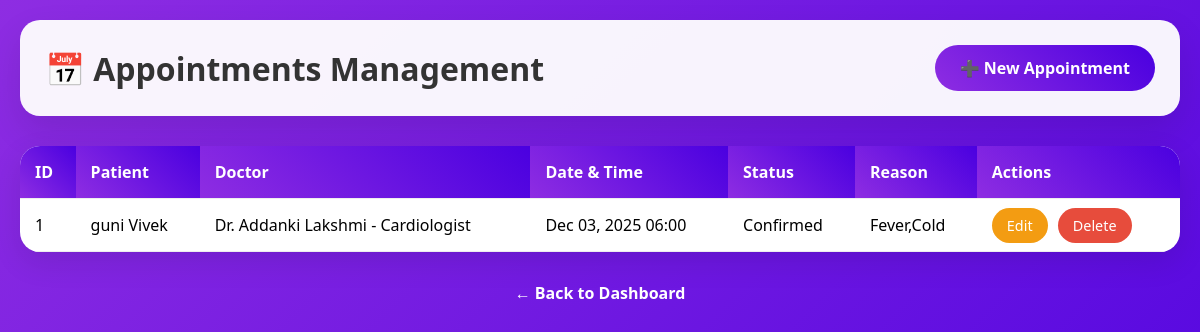
Page /appointments/ on the earlier database version.
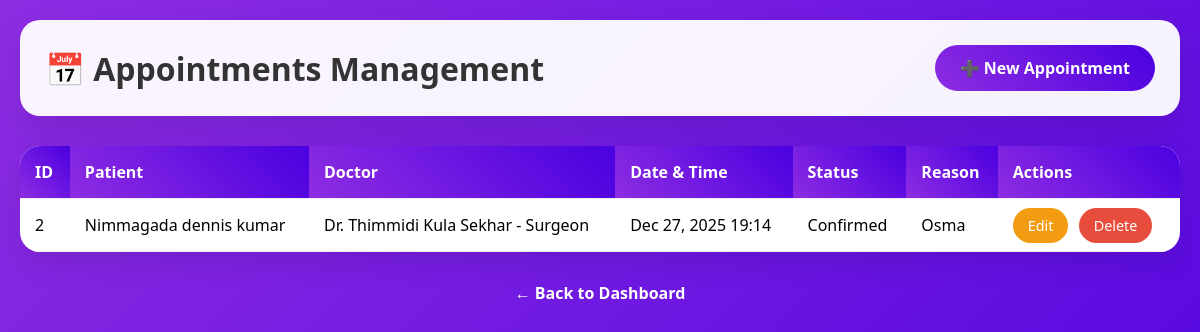
Same page on the later database version.
### app1/models.py (models this page shows, shortened)
class Appointment(models.Model):
    STATUS_CHOICES = [
        ('SCHEDULED', 'Scheduled'),
        ('CONFIRMED', 'Confirmed'),
        ('CANCELLED', 'Cancelled'),
        ('COMPLETED', 'Completed'),
    ]
    patient = models.ForeignKey(Patient, on_delete=models.CASCADE, related_name='appointments')
    doctor = models.ForeignKey(Doctor, on_delete=models.CASCADE, related_name='appointments')
    appointment_date = models.DateTimeField()
    reason = models.TextField()
    status = models.CharField(max_length=20, choices=STATUS_CHOICES, default='SCHEDULED')
    notes = models.TextField(blank=True)
    created_at = models.DateTimeField(auto_now_add=True)
    class Meta:
        constraints = [
            models.UniqueConstraint(fields=['patient', 'doctor', 'appointment_date'], name='unique_appointment')
        ]

class Patient(models.Model):
    first_name = models.CharField(max_length=50)
    last_name = models.CharField(max_length=50)
    phone = models.CharField(max_length=15)
    date_of_birth = models.DateField()
    gender = models.CharField(max_length=1, choices=[('M', 'Male'), ('F', 'Female'), ('O', 'Other')])
    address = models.TextField()
    emergency_contact = models.CharField(max_length=50)
    medical_history = models.TextField(blank=True)
    created_at = models.DateTimeField(auto_now_add=True)
    def __str__(self):
        return f"{self.first_name} {self.last_name}"

class Doctor(models.Model):
    SPECIALTY_CHOICES = [
        ('GP', 'General Practitioner'),
        ('CAR', 'Cardiologist'),
        ('DER', 'Dermatologist'),
        ('PED', 'Pediatrician'),
        ('SUR', 'Surgeon'),
    ]
    first_name = models.CharField(max_length=50)
    last_name = models.CharField(max_length=50)
    specialty = models.CharField(max_length=10, choices=SPECIALTY_CHOICES)
    phone = models.CharField(max_length=15)
    qualification = models.CharField(max_length=100)
    experience_years = models.IntegerField(default=0)
    consultation_fee = models.DecimalField(max_digits=10, decimal_places=2)
    is_available = models.BooleanField(default=True)
    def __str__(self):
        return f"Dr. {self.first_name} {self.last_name} - {self.get_specialty_display()}"

### app1/views.py (the view)
# urls.py: path("appointments/", views.appointment_list, name="appointment_list"),
def appointment_list(request):
    appointments = Appointment.objects.all()
    return render(request, 'appointments/list.html', {'appointments': appointments})

### templates/appointments/list.html (shortened to what this page needs)
<!DOCTYPE html>
<html>
<head>
</head>
<body>
    <div class="container">
        <div class="header">
            <h1>📅 Appointments Management</h1>
            <a href="{% url 'appointment_create' %}" class="btn">➕ New Appointment</a>
        </div>
        <div class="table-container">
            {% if appointments %}
                <table>
                    <thead>
                        <tr>
                            <th>ID</th>
                            <th>Patient</th>
                            <th>Doctor</th>
                            <th>Date & Time</th>
                            <th>Status</th>
                            <th>Reason</th>
                            <th>Actions</th>
                        </tr>
                    </thead>
                    <tbody>
                        {% for appointment in appointments %}
                        <tr>
                            <td>{{ appointment.id }}</td>
                            <td>{{ appointment.patient }}</td>
                            <td>{{ appointment.doctor }}</td>
                            <td>{{ appointment.appointment_date|date:"M d, Y H:i" }}</td>
                            <td>{{ appointment.get_status_display }}</td>
                            <td>{{ appointment.reason|truncatewords:5 }}</td>
                            <td>
                                <a href="{% url 'appointment_update' appointment.id %}" class="action-btn btn-edit">Edit</a>
                                <a href="{% url 'appointment_delete_auth' appointment.id %}" class="action-btn btn-delete">Delete</a>
                            </td>
                        </tr>
                        {% endfor %}
                    </tbody>
                </table>
            {% else %}
                <div class="empty">
                    <h3>No appointments found</h3>
                    <a href="{% url 'appointment_create' %}" class="btn">Add Appointment</a>
                </div>
            {% endif %}
        </div>
        <div style="text-align:center;margin-top:30px;">
            <a href="/dashboard/" style="color:white;text-decoration:none;font-weight:600;">← Back to Dashboard</a>
        </div>
    </div>
</body>
</html>

Differences in the rows shown:
removed Appointment: id "1", patient "guni Vivek", doctor "Dr. Addanki Lakshmi - Cardiologist", appointment_date "Dec 03, 2025 06:00", status "Confirmed", reason "Fever,Cold"
added Appointment: id "2", patient "Nimmagada dennis kumar", doctor "Dr. Thimmidi Kula Sekhar - Surgeon", appointment_date "Dec 27, 2025 19:14", status "Confirmed", reason "Osma"
